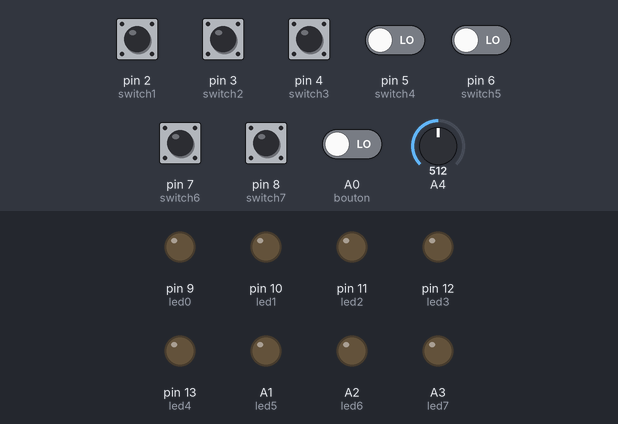
Simulated run of this sketch. Board: Arduino Uno, built with avr-gcc and run on an emulated ATmega328P. Shown: output pins drawn as LEDs (lit = HIGH). The inputs (shaded band) are chosen by the test bench; at power-on: A0 (bouton), pin 2 (switch1), pin 3 (switch2), pin 4 (switch3), pin 5 (switch4), pin 6 (switch5), pin 7 (switch6), pin 8 (switch7) LOW, A4 = 512. Random numbers use the default seed unless the sketch sets one; what the sketch prints to the serial monitor is not drawn.

Above: at 1.2 s.
1.3 s: pin 2 (switch1) pulled HIGH for 1.15 s
At 2.4 s:
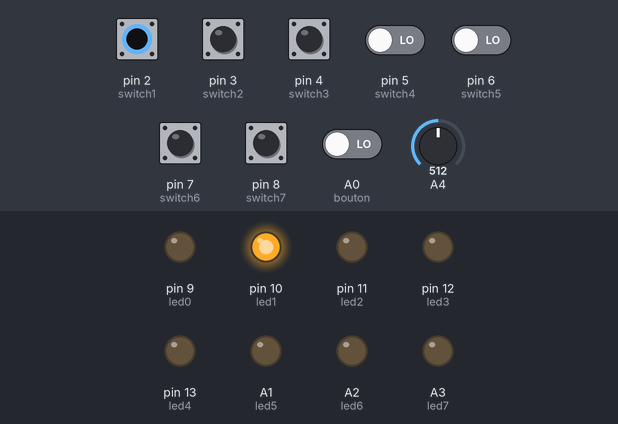
4.0 s: pin 3 (switch2) pulled HIGH for 1.15 s
At 4.5 s:
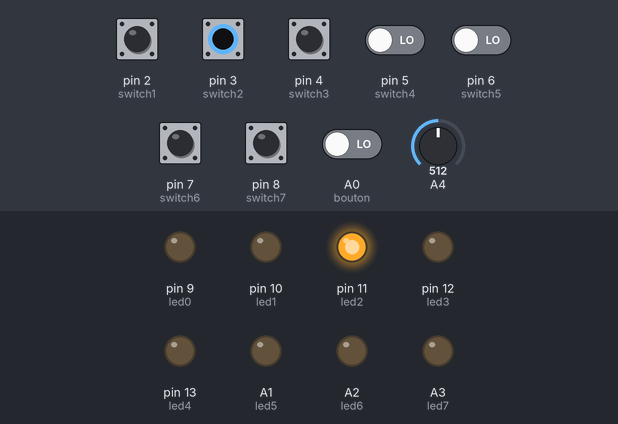
8.2 s: pin 4 (switch3) pulled HIGH for 1.15 s
At 8.8 s:
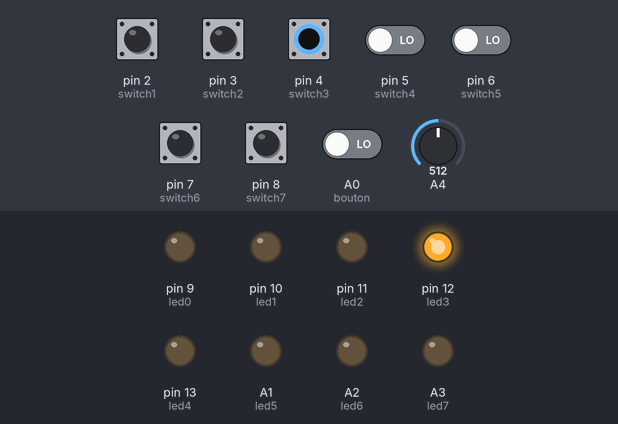
12.5 s: pin 2 (switch1) driven HIGH and pin 3 (switch2) driven HIGH and pin 4 (switch3) driven HIGH and pin 5 (switch4) driven HIGH and pin 6 (switch5) driven HIGH
At 15.0 s:
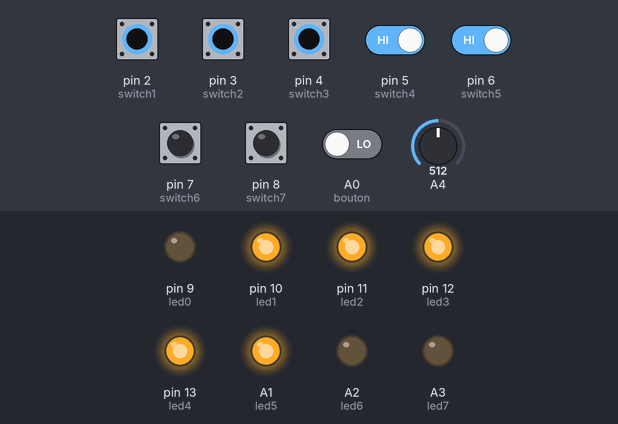
15.5 s: pin 2 (switch1) driven LOW
At 16.9 s:
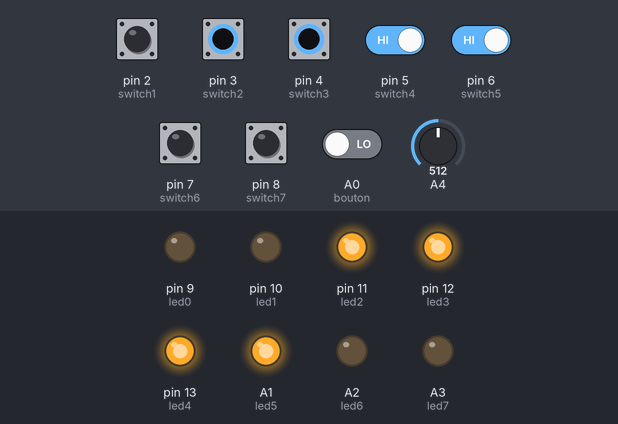
18.0 s: pin 3 (switch2) driven LOW
At 19.2 s:
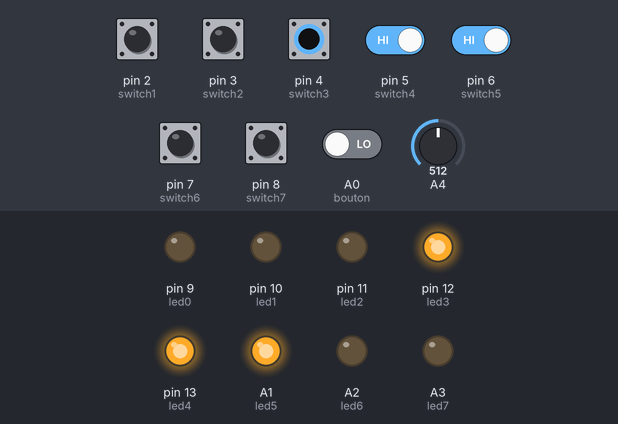
Timing chart, 0 to 21.0 s (numbered marks = the images above; inputs shaded):
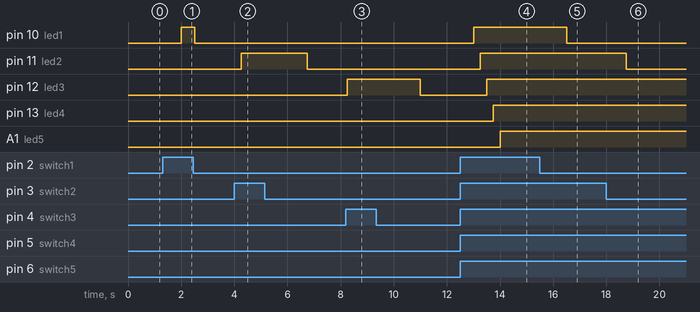

Measured:
- after the input at 1.3 s, pin 10 (led1): LOW → HIGH after 0.70 s, → LOW 0.50 s later
- after the input at 4.0 s, pin 11 (led2): LOW → HIGH after 0.25 s, → LOW 2.5 s later
- after the input at 8.2 s, pin 12 (led3): LOW → HIGH after 0.05 s, → LOW 2.8 s later
- after the input at 12.5 s, pin 10 (led1): LOW → HIGH after 0.50 s; pin 11 (led2): LOW → HIGH after 0.75 s; pin 12 (led3): LOW → HIGH after 1.0 s; pin 13 (led4): LOW → HIGH after 1.3 s; A1 (led5): LOW → HIGH after 1.5 s
- after the input at 15.5 s, pin 10 (led1): HIGH → LOW after 1.0 s
- after the input at 18.0 s, pin 11 (led2): HIGH → LOW after 0.75 s

The sketch:

cadena_avec_8switch.ino
```cpp
#include <SoftwareSerial.h>

//déclaration des variables
int seq[8] = {};
int timeDelay = 250;
int bouton = A0;

int switch0 = 1;
int switch1 = 2;
int switch2 = 3;
int switch3 = 4;
int switch4 = 5;
int switch5 = 6;
int switch6 = 7;
int switch7 = 8;

int led0 = 9;
int led1 = 10;
int led2 = 11;
int led3 = 12;
int led4 = 13;
int led5 = A1;
int led6 = A2;
int led7 = A3;


void setup() {
    Serial.begin(9600);
  // séquence aléatoire pour les cables
  Serial.println("Séquence : ");
  for (int i=0; i<8; i++){
    randomSeed(analogRead(SDA));
    seq[i]=random(0,2);
    //récupérer la séquence générée
    Serial.print(seq[i]);
  }
  //set up bouton
  pinMode(bouton,INPUT);
  //set up switch
  pinMode(switch0, INPUT);
  pinMode(switch1, INPUT);
  pinMode(switch2, INPUT);
  pinMode(switch3, INPUT);
  pinMode(switch4, INPUT);
  pinMode(switch5, INPUT);
  pinMode(switch6, INPUT);
  pinMode(switch7, INPUT);
  //set up LED
  pinMode(led0, OUTPUT);
  pinMode(led1, OUTPUT);
  pinMode(led2, OUTPUT);
  pinMode(led3, OUTPUT);
  pinMode(led4, OUTPUT);
  pinMode(led5, OUTPUT);
  pinMode(led6, OUTPUT);
  pinMode(led7, OUTPUT);
}

void loop() {
    // vérifie la séquence rentrée par le joueur
  if(digitalRead(bouton)== HIGH){
    if((digitalRead(switch0)==seq[0]) && (digitalRead(switch1)==seq[1]) && digitalRead(switch2)==seq[2] && digitalRead(switch3)==seq[3] &&
        digitalRead(switch4)==seq[4] && digitalRead(switch5)==seq[5] && digitalRead(switch6)==seq[6] && digitalRead(switch7)==seq[7]){
    //Débloquer moteur
    //son de victoire
    }
    else{
    //son de défaite
   }
  }

  //une des switch mis sur 1
  if (digitalRead(switch0) == HIGH){
    digitalWrite(led0, HIGH);
    delay(timeDelay);
  }
  if (digitalRead(switch1) == HIGH){
    digitalWrite(led1, HIGH);
    delay(timeDelay);
  }
  if (digitalRead(switch2) == HIGH){
    digitalWrite(led2, HIGH);
    delay(timeDelay);
  }
  if (digitalRead(switch3) == HIGH){
    digitalWrite(led3, HIGH);
    delay(timeDelay);
  }
  if (digitalRead(switch4) == HIGH){
    digitalWrite(led4, HIGH);
    delay(timeDelay);
  }
  if (digitalRead(switch5) == HIGH){
    digitalWrite(led5, HIGH);
    delay(timeDelay);
  }
  if (digitalRead(switch6) == HIGH){
    digitalWrite(led6, HIGH);
    delay(timeDelay);
  }
  if (digitalRead(switch7) == HIGH){
    digitalWrite(led7, HIGH);
    delay(timeDelay);
  }

  //une des switch mis sur 0
  if (digitalRead(switch0) == LOW){
    digitalWrite(led0, LOW);
    delay(timeDelay);
  }
  if (digitalRead(switch1) == LOW){
    digitalWrite(led1, LOW);
    delay(timeDelay);
  }
  if (digitalRead(switch2) == LOW){
    digitalWrite(led2, LOW);
    delay(timeDelay);
  }
  if (digitalRead(switch3) == LOW){
    digitalWrite(led3, LOW);
    delay(timeDelay);
  }
  if (digitalRead(switch4) == LOW){
    digitalWrite(led4, LOW);
    delay(timeDelay);
  }
  if (digitalRead(switch5) == LOW){
    digitalWrite(led5, LOW);
    delay(timeDelay);
  }
  if (digitalRead(switch6) == LOW){
    digitalWrite(led6, LOW);
    delay(timeDelay);
  }
  if (digitalRead(switch7) == LOW){
    digitalWrite(led7, LOW);
    delay(timeDelay);
  }
}
```
